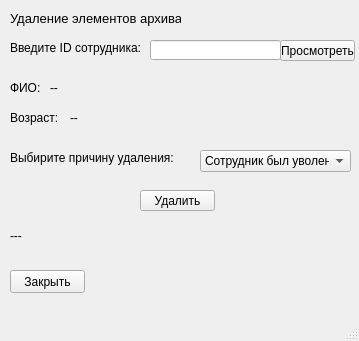
<?xml version="1.0" encoding="UTF-8"?>
<ui version="4.0">
 <class>delete_workers</class>
 <widget class="QMainWindow" name="delete_workers">
  <property name="geometry">
   <rect>
    <x>0</x>
    <y>0</y>
    <width>359</width>
    <height>341</height>
   </rect>
  </property>
  <property name="windowTitle">
   <string>MainWindow</string>
  </property>
  <widget class="QWidget" name="centralwidget">
   <widget class="QLabel" name="id_txt">
    <property name="geometry">
     <rect>
      <x>10</x>
      <y>40</y>
      <width>141</width>
      <height>16</height>
     </rect>
    </property>
    <property name="font">
     <font>
      <pointsize>9</pointsize>
     </font>
    </property>
    <property name="text">
     <string>Введите ID сотрудника:</string>
    </property>
   </widget>
   <widget class="QLineEdit" name="id_pole">
    <property name="geometry">
     <rect>
      <x>150</x>
      <y>40</y>
      <width>131</width>
      <height>20</height>
     </rect>
    </property>
   </widget>
   <widget class="QLabel" name="full_name_txt">
    <property name="geometry">
     <rect>
      <x>10</x>
      <y>80</y>
      <width>31</width>
      <height>16</height>
     </rect>
    </property>
    <property name="font">
     <font>
      <pointsize>9</pointsize>
     </font>
    </property>
    <property name="text">
     <string>ФИО:</string>
    </property>
   </widget>
   <widget class="QLabel" name="full_name">
    <property name="geometry">
     <rect>
      <x>50</x>
      <y>80</y>
      <width>511</width>
      <height>16</height>
     </rect>
    </property>
    <property name="font">
     <font>
      <pointsize>9</pointsize>
     </font>
    </property>
    <property name="text">
     <string>--</string>
    </property>
   </widget>
   <widget class="QLabel" name="age_txt">
    <property name="geometry">
     <rect>
      <x>10</x>
      <y>110</y>
      <width>51</width>
      <height>16</height>
     </rect>
    </property>
    <property name="font">
     <font>
      <pointsize>9</pointsize>
     </font>
    </property>
    <property name="text">
     <string>Возраст:</string>
    </property>
   </widget>
   <widget class="QLabel" name="age">
    <property name="geometry">
     <rect>
      <x>70</x>
      <y>110</y>
      <width>61</width>
      <height>16</height>
     </rect>
    </property>
    <property name="font">
     <font>
      <pointsize>9</pointsize>
     </font>
    </property>
    <property name="text">
     <string>--</string>
    </property>
   </widget>
   <widget class="QComboBox" name="select_combo">
    <property name="geometry">
     <rect>
      <x>200</x>
      <y>150</y>
      <width>151</width>
      <height>22</height>
     </rect>
    </property>
    <item>
     <property name="text">
      <string>Сотрудник был уволен</string>
     </property>
    </item>
    <item>
     <property name="text">
      <string>Другое</string>
     </property>
    </item>
    <item>
     <property name="text">
      <string>Сотрудник уволился </string>
     </property>
    </item>
    <item>
     <property name="text">
      <string>Данные были введены по ошибке</string>
     </property>
    </item>
    <item>
     <property name="text">
      <string>Сотрудник перешел в другой отдел</string>
     </property>
    </item>
   </widget>
   <widget class="QLabel" name="select_txt">
    <property name="geometry">
     <rect>
      <x>10</x>
      <y>150</y>
      <width>181</width>
      <height>16</height>
     </rect>
    </property>
    <property name="font">
     <font>
      <pointsize>9</pointsize>
     </font>
    </property>
    <property name="text">
     <string>Выбирите причину удаления:</string>
    </property>
   </widget>
   <widget class="QPushButton" name="delete_btn">
    <property name="geometry">
     <rect>
      <x>140</x>
      <y>190</y>
      <width>75</width>
      <height>21</height>
     </rect>
    </property>
    <property name="text">
     <string>Удалить</string>
    </property>
   </widget>
   <widget class="QLabel" name="delete_txt">
    <property name="geometry">
     <rect>
      <x>10</x>
      <y>10</y>
      <width>171</width>
      <height>16</height>
     </rect>
    </property>
    <property name="font">
     <font>
      <pointsize>10</pointsize>
     </font>
    </property>
    <property name="text">
     <string>Удаление элементов архива</string>
    </property>
   </widget>
   <widget class="QLabel" name="stat_txt">
    <property name="geometry">
     <rect>
      <x>10</x>
      <y>220</y>
      <width>331</width>
      <height>31</height>
     </rect>
    </property>
    <property name="text">
     <string>---</string>
    </property>
   </widget>
   <widget class="QPushButton" name="back_btn">
    <property name="geometry">
     <rect>
      <x>10</x>
      <y>270</y>
      <width>75</width>
      <height>23</height>
     </rect>
    </property>
    <property name="text">
     <string>Закрыть</string>
    </property>
   </widget>
   <widget class="QPushButton" name="check_btn">
    <property name="geometry">
     <rect>
      <x>280</x>
      <y>40</y>
      <width>75</width>
      <height>21</height>
     </rect>
    </property>
    <property name="text">
     <string>Просмотреть</string>
    </property>
   </widget>
  </widget>
  <widget class="QMenuBar" name="menubar">
   <property name="geometry">
    <rect>
     <x>0</x>
     <y>0</y>
     <width>359</width>
     <height>21</height>
    </rect>
   </property>
  </widget>
  <widget class="QStatusBar" name="statusbar"/>
 </widget>
 <resources/>
 <connections/>
</ui>
